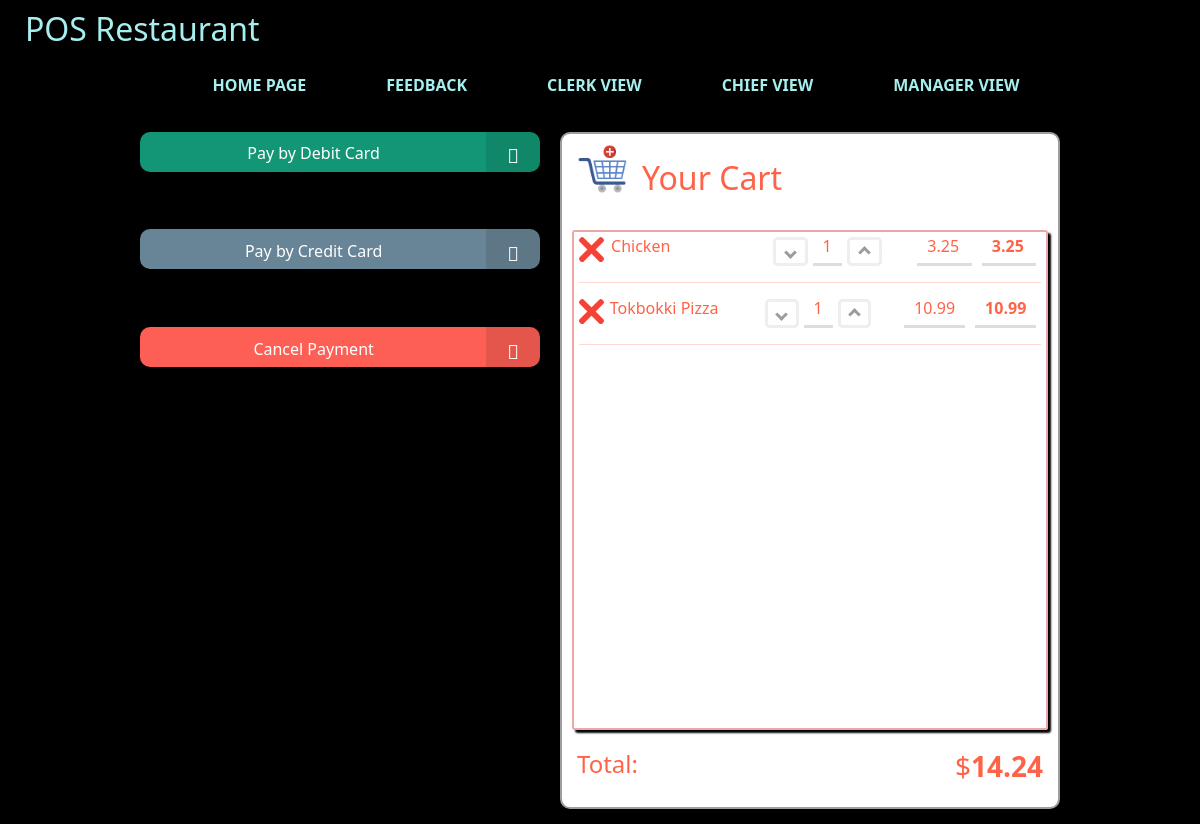
The page /payment-choice/ on the database its author committed.
### pos_app/models.py (models this page shows, shortened)
class OrderProduct(models.Model):
    product = models.ForeignKey(Product, on_delete=models.PROTECT)
    quantity = models.IntegerField(default=1)
    ordered = models.BooleanField(default=False)
    ip_address = models.CharField(max_length=50)
    def get_single_price(self):
        return round(self.product.price, 2)
    def get_total_price(self):
        return round(self.product.price * self.quantity, 2)
    def get_reduce_product_url(self):
        return reverse('pos_app:reduce_product', kwargs={'pk': self.pk})
    def get_remove_from_cart_url(self):
        return reverse("pos_app:remove_from_cart", kwargs={'pk': self.pk})

class Product(models.Model):
    name = models.CharField(max_length=100, verbose_name=('Product name'))
    description = models.TextField(blank=True, verbose_name=('Description'))
    price = models.FloatField(verbose_name=('Price'))
    image = models.ImageField(upload_to='images/%Y/', verbose_name="Image")
    deleted = models.BooleanField(default=False)
    def get_add_to_cart_url(self):
        return reverse('pos_app:add_to_cart', kwargs={'pk':self.pk})

class Order(models.Model):
    products = models.ManyToManyField(OrderProduct)
    ip_address = models.CharField(max_length=50)
    ordered = models.BooleanField(default=False)
    paid = models.BooleanField(default=False)
    added_date = models.DateTimeField(default=timezone.now)
    name = models.CharField(max_length=80)
    def get_total_price(self):
        sum = 0
        for ordered_product in self.products.all():
            sum += ordered_product.get_total_price();
        return round(sum, 2)

### pos_app/views.py (the view)
# urls.py: path('payment-choice/', views.select_payment_method, name="payment_choice"),
def select_payment_method(request):
    current_ip = get_client_ip(request)
    order = None
    ordered_product_list = None
    order_qs = Order.objects.filter(ip_address=current_ip, ordered=False)
    if order_qs.exists():
        order = order_qs[0]
        ordered_product_list = order.products.all()
    return render(request, "payment-choice.html", context={'order':order, 'ordered_product_list':ordered_product_list})

### pos_app/views.py (called while the page is built)
def get_client_ip(request):
    x_forwarded_for = request.META.get('HTTP_X_FORWARDED_FOR')
    if x_forwarded_for:
        ip = x_forwarded_for.split(',')[-1].strip()
    else:
        ip = request.META.get('REMOTE_ADDR')
    return ip

### templates/payment-choice.html
{% extends 'base.html' %}
{% load static %}
{% block left_side %}
<section style="border: none;" class="menu-grid">
    <a href="{% url 'pos_app:checkout' %}">
        <button class="button  debit">
        Pay by Debit Card
        </button>
    </a>
    <br/>
    <br/>
    <br/>
    <br/>
    <a href="{% url 'pos_app:checkout' %}">
        <button class="button  credit">
            Pay by Credit Card
        </button>
    </a>
    <br/>
    <br/>
    <br/>
    <br/>
    <a href="{% url 'pos_app:index' %}">
    <button class="button  goback"> Cancel Payment </button>
    </a>
</section>
{% endblock %}
{% block right_side %}
<section class="invoice_flex-column">
    <div class="cart">
        <img src="{% static 'cart1.png' %}" alt="">
        <h2> Your Cart</h2>
    </div>
    <div class="invoice-list">
        <div style="margin: 1%;" class="choosed-item">
            {% for ordered_product in ordered_product_list %}
            <div>
                <div class="item-line">
                  <div style="width: 10%;" class="item-line-btn">
                          <input class="remove-btn" href="{{ordered_product.get_remove_from_cart_url}}" total-price="total-price-{{ordered_product.product.pk}}" style="width: 25px;" type="image" src="{% static 'close.svg' %}" >
                  </div>
                  <div style="width: 50%;">
                      {{ordered_product.product.name}}
                  </div>
                  <div style="width: 200px; display: flex;">
                    <button quantity="quantity-{{ordered_product.product.pk}}" single-price="single-price-{{ordered_product.product.pk}}" total-price="total-price-{{ordered_product.product.pk}}" href="{{ordered_product.get_reduce_product_url}}" class="counter-btn reduce-btn"><i class="arrow down"></i></button>
                    <div id="quantity-{{ordered_product.product.pk}}" class="counter-num">
                      <span>{{ordered_product.quantity}}</span>
                    </div>
                      <button quantity="quantity-{{ordered_product.product.pk}}" single-price="single-price-{{ordered_product.product.pk}}" total-price="total-price-{{ordered_product.product.pk}}" href="{{ordered_product.product.get_add_to_cart_url}}" class="counter-btn increase-quantity-btn"><i class="arrow up"></i></button>
                  </div>
                  <div id="single-price-{{ordered_product.product.pk}}" class="counter-num" style="width: 15%;">
                      {{ordered_product.get_single_price}}
                  </div>
                  <div class="counter-num" style="width: 15%;">
                      <strong id="total-price-{{ordered_product.product.pk}}">{{ordered_product.get_total_price}}</strong>
                  </div>
                </div>
                <div>
                  <hr>
                </div>
              </div>
            {% endfor %}
        </div>
    </div>
    <div class="invoice-total">
        <h4>Total: </h4>
        {% if order %}
        <h3>$<strong id="total-price">{{order.get_total_price}}</strong></h3>
        {% else %}
        <h3>$<strong id="total-price">0</strong></h3>
        {% endif %}
    </div>
</section>
{% endblock %}

### static/custom_css/abc.css (style rules this page uses)
* { padding: 0; margin: 0; }
body { font-family: "Segoe UI", Tahoma, Geneva, Verdana, sans-serif; line-height: 1.2; color: tomato; background-color: black; }
.invoice_flex-column, .menu-grid { border: solid 2.5px; border-radius: 10px; margin: 0px 10px 5px 10px; height: 100%; max-height: 100%; border-color: #9e9e9e; }
.invoice_flex-column { background-color: white; flex: 0 0 500px; overflow: auto; }
.invoice_flex-column .cart { display: flex; padding: 10px 15px; }
.invoice_flex-column .cart img { display: inline-block; height: 50px; width: auto; }
.invoice_flex-column .cart h2 { display: inline-block; padding: 15px 15px; }
.invoice_flex-column .invoice-list { border: solid 2.5px; border-radius: 3px; margin: 0px 10px 5px 10px; height: 500px; box-shadow: 3px 3px 2px rgb(3 3 3); border-color: #eea7a7; }
.invoice_flex-column .invoice-total { display: flex; justify-content: space-between; }
.invoice_flex-column .invoice-total h4 { display: inline-block; padding: 15px 15px; }
.invoice_flex-column .invoice-total h3 { display: inline-block; padding: 15px 15px; }
.item-line { display: flex; }
.arrow { border: solid rgb(158, 155, 154); border-width: 0 3px 3px 0; display: inline-block; padding: 3px; }
.up { transform: rotate(-135deg); -webkit-transform: rotate(-135deg); }
.down { transform: rotate(45deg); -webkit-transform: rotate(45deg); }
.counter-btn { background-color: #fff; border: solid rgb(238, 238, 238); border-radius: 15%; width: 25%; }
.counter-num { padding: 0 10px 0 10px; border-bottom: 3px solid rgb(221, 221, 221); margin: 0px 5px 0 5px; }
.button { display: inline-block; -webkit-font-smoothing: antialiased; font-family: "Segoe UI", Tahoma, Geneva, Verdana, sans-serif; border-radius: 10px; position: relative; padding: 0.8em 1.4em; padding-right: 4.7em; background: #009ed8; border: none; color: white; transition: 0.2s; height: 40px; width: 400px; }
.button:before, .button:after { position: absolute; top: 0; bottom: 0; right: 0; padding-top: inherit; padding-bottom: inherit; width: 2.8em; content: "\00a0"; font-size: 1.2em; text-align: center; transition: 0.2s; transform-origin: 50% 60%; }
.button:before { background: rgba(0, 0, 0, 0.1); }
.button { min-width: 15em; }
.debit { background: #139675; }
.debit:after { content: "\F054"; }
.credit { background: #678596; }
.credit:after { content: "\F095"; }
.goback { background: #fe5f55; }
.goback:after { content: "\F0E0"; }

### rows shown on the page
OrderProduct: product.name "Chicken", quantity "1", get_single_price "3.25", get_total_price "3.25"
OrderProduct: product.name "Tokbokki Pizza", quantity "1", get_single_price "10.99", get_total_price "10.99"
Order: get_total_price "14.24"
